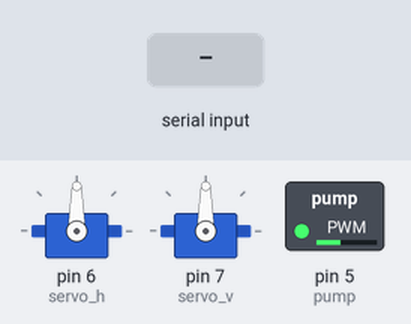
This sketch was run on a simulated Arduino Uno, built with avr-gcc and run on an emulated ATmega328P. Parts: 2 × servo, switched loads named in the sketch (green lamp = pin HIGH). Inputs (shaded band) come from the test bench. What the sketch prints to the serial monitor is not drawn.

Above: at 1.2 s.
1.3 s: "90,45,200\n" received over Serial
At 1.7 s:
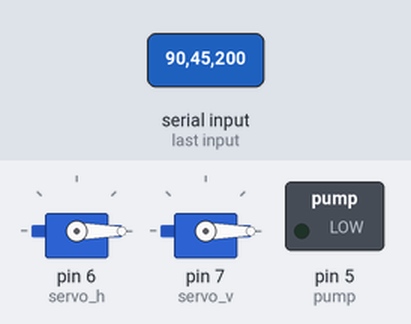
Timing chart, 0 to 4.3 s (numbered marks = the images above; inputs shaded):
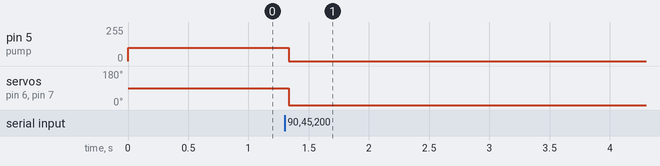

Measured:
- after the input at 1.3 s, pin 5 (pump): 100/255 → 0/255 at once; servo on pin 6 (servo_h), servo on pin 7 (servo_v): 90° → 0° at once

The sketch:

Fire.ino
```cpp
#include <Servo.h>

String mes;
String aout;
Servo servo_h;  // 建立一個 servo 物件
Servo servo_v;  // 建立一個 servo 物件

int H=90;  //水平角度
int V=90;  //竖直角度
int P=100;//水泵
int CE=280; //校验位（ce=H+V+P)
int pump=5;//pump脚位
void setup() {
 Serial.begin(9600);
  servo_h.attach(6);
  servo_v.attach(7);
}

void loop() {
  mes=String("");
  aout=String("接收到信号为:");

  //接收到信号----------
  while (Serial.available()>0){
    char data= Serial.read();
     mes+=data;
    delay(2);}

  //分割数据--------------
  if(mes!=""){
    //aout+=mes;
    //Serial.println(aout);
    int commaPosition;
    int cont=0;
    do{
      commaPosition = mes.indexOf(',');
      if(commaPosition != -1){
        if(cont==0)H=mes.substring(0,commaPosition).toInt();
        else if(cont==1)V=mes.substring(0,commaPosition).toInt();
        else if(cont==2)P=mes.substring(0,commaPosition).toInt();
        mes = mes.substring(commaPosition+1, mes.length());
        cont++;
        }
      else{if(mes.length() > 0)CE=mes.toInt();}
        }
    while(commaPosition >=0);
    Serial.print("H=");Serial.println(H);
    Serial.print("V=");Serial.println(V);
    Serial.print("P=");Serial.println(P);
    Serial.print("CE=");Serial.println(CE);
    }

//步进马达----------------------
  if(CE==(H+V+P)){
    //if( ((H<=90)||(H>=-90)) || ((V<=90)||(V>=-90)) ||((P<=50)||(H>=0)) )
    servo_h.write(H);
    servo_v.write(V);
    analogWrite(pump,P);
    delay(15);


  }
  else{
    Serial.print("检测到错误（CE）");
    H=V=P=CE=0;
  }
}
```
